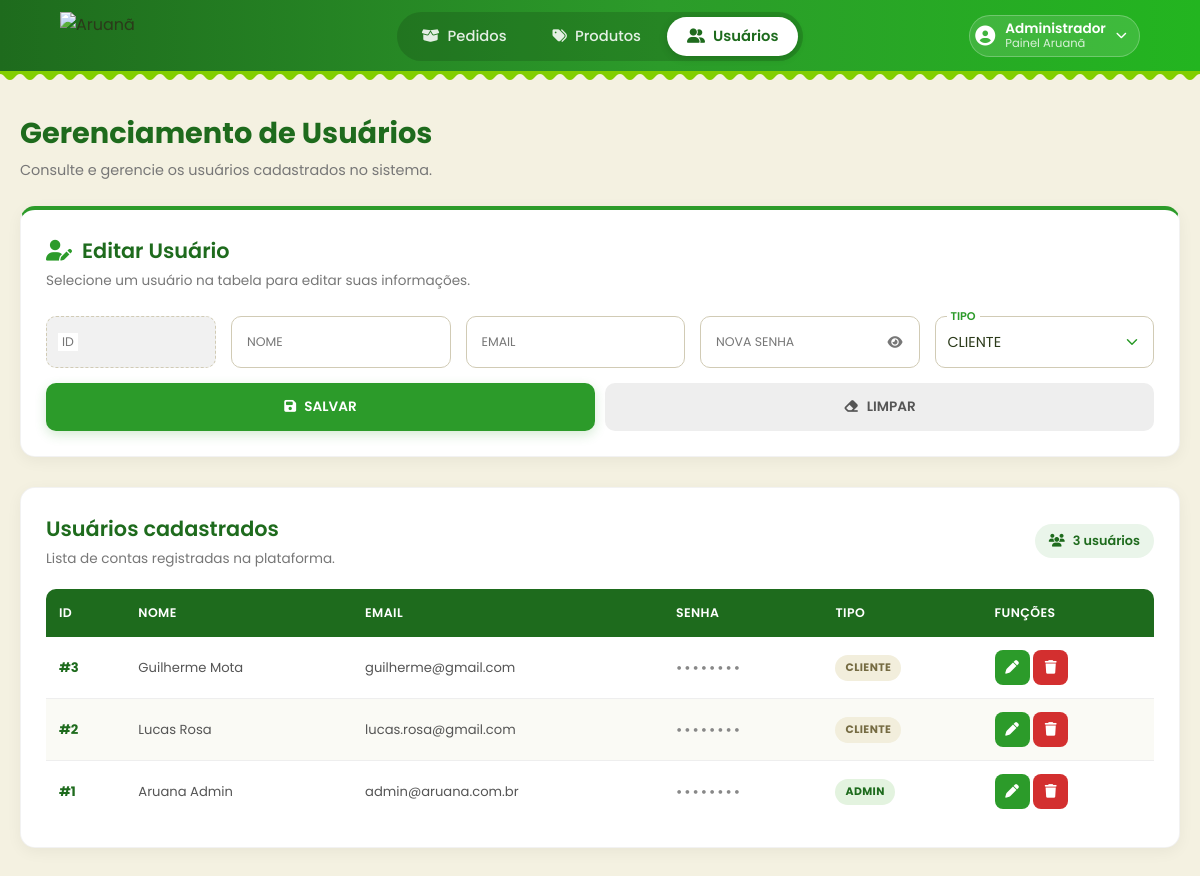
Page /Admin/usuarios/usuarios.php (signed in) on the committed database.
### tables this page shows
CREATE TABLE IF NOT EXISTS usuario (
    id_usuario INT NOT NULL AUTO_INCREMENT PRIMARY KEY,
    nome VARCHAR(100) NOT NULL,
    email VARCHAR(100) NOT NULL UNIQUE,
    senha VARCHAR(255) NOT NULL,
    telefone VARCHAR(20) NULL,
    tipo ENUM('cliente', 'admin') DEFAULT 'cliente',
    data_cadastro DATETIME DEFAULT CURRENT_TIMESTAMP
);

### Admin/usuarios/usuarios.php (the view, shortened to what this page needs)
<?php
include '../../funcoesPHP/connection.php';
$stmt = $pdo->query("SELECT id_usuario, nome, email, senha, tipo FROM usuario ORDER BY id_usuario DESC");
$usuarios = $stmt->fetchAll(PDO::FETCH_ASSOC);
?>
<!DOCTYPE html>
<html lang="pt-br">
<head>
    <link rel="stylesheet" href="style.css">
    <link rel="stylesheet" href="https://cdnjs.cloudflare.com/ajax/libs/font-awesome/6.5.2/css/all.min.css" />
</head>
<body>
<div class="main-content">
    <header class="site-header" id="siteHeader">
        <div class="header-inner">
                <img src="../../assetsGerais/aruanaCabecario.webp" class="logo" alt="Aruanã">
            <nav class="main-nav" id="mainNav" aria-label="Navegação principal">
                <ul class="menu-horizontal">
                    <li>
                        <a href="../pedidos/pedidos.php">
                            <i class="fa-solid fa-box-open"></i> Pedidos
                        </a>
                    </li>
                    <li>
                        <a href="../produtos/produtos-admin.php">
                            <i class="fa-solid fa-tags"></i> Produtos
                        </a>
                    </li>
                    <li>
                        <a href="../usuarios/usuarios.php" class="ativo" aria-current="page">
                            <i class="fa-solid fa-user-group"></i> Usuários
                        </a>
                    </li>
                </ul>
            </nav>
            <div class="profile" id="profile">
                <button type="button" class="profile-btn" id="profileBtn" aria-haspopup="true" aria-expanded="false">
                    <i class="fa-solid fa-circle-user user-avatar"
                                    aria-hidden="true" id="user_avatar" ></i>
                    <span class="profile-text">
                        <span class="profile-name">Administrador</span>
                        <span class="profile-role">Painel Aruanã</span>
                    </span>
                    <i class="fa-solid fa-chevron-down profile-chevron"></i>
                </button>
            </div>
        </div>
    </header>
    <div class="container">
        <div class="title-action-bar">
            <div>
                <h1>Gerenciamento de Usuários</h1>
                <p>Consulte e gerencie os usuários cadastrados no sistema.</p>
            </div>
        </div>
        <section class="edit-form-container">
            <div class="form-heading">
                <h2><i class="fa-solid fa-user-pen"></i> Editar Usuário</h2>
                <p>Selecione um usuário na tabela para editar suas informações.</p>
            </div>
            <form id="editUserForm" method="post" action="../../funcoesPHP/atualizar_usuario.php">
                <div class="form-row">
                    <div class="field-container id-field">
                        <input type="text" name="id_usuario" id="edit_id"
                            placeholder=" " class="input" readonly>
                        <label for="edit_id">ID</label>
                    </div>
                    <div class="field-container">
                        <input type="text" name="nome" id="edit_nome"
                            placeholder=" " class="input" required>
                        <label for="edit_nome">NOME</label>
                    </div>
                    <div class="field-container">
                        <input type="email" name="email" id="edit_email"
                            placeholder=" " class="input" required>
                        <label for="edit_email">EMAIL</label>
                    </div>
                    <div class="field-container password-wrapper">
                        <input type="password" name="senha" id="edit_senha"
                            placeholder=" " class="input">
                        <label for="edit_senha">NOVA SENHA</label>
                        <button type="button" class="toggle-password" id="togglePassword"
                            aria-label="Mostrar senha">
                            <i class="fa-solid fa-eye"></i>
                        </button>
                    </div>
                    <div class="field-container">
                        <select name="tipo" id="edit_tipo" class="input">
                            <option value="cliente">CLIENTE</option>
                        </select>
                        <label for="edit_tipo">TIPO</label>
                    </div>
                    <div class="button-group">
                        <button type="submit" class="save-btn">
                            <i class="fa-solid fa-floppy-disk"></i> SALVAR
                        </button>
                        <button type="button" class="cancel-btn" onclick="limparForm()">
                            <i class="fa-solid fa-eraser"></i> LIMPAR
                        </button>
                    </div>
                </div>
            </form>
        </section>
        <section class="table-section">
            <div class="table-heading">
                <div>
                    <h2>Usuários cadastrados</h2>
                    <p>Lista de contas registradas na plataforma.</p>
                </div>
                <span class="user-count">
                    <i class="fa-solid fa-users"></i>
                    <?php echo count($usuarios); ?> usuários
                </span>
            </div>
            <div class="table-wrapper">
                <table>
                    <thead>
                        <tr>
                            <th>ID</th>
                            <th>Nome</th>
                            <th>Email</th>
                            <th>Senha</th>
                            <th>Tipo</th>
                            <th>Funções</th>
                        </tr>
                    </thead>
                    <tbody>
                        <?php foreach ($usuarios as $usuario): ?>
                            <tr
                                data-id="<?php echo htmlspecialchars($usuario['id_usuario'], ENT_QUOTES, 'UTF-8'); ?>"
                                data-nome="<?php echo htmlspecialchars($usuario['nome'], ENT_QUOTES, 'UTF-8'); ?>"
                                data-email="<?php echo htmlspecialchars($usuario['email'], ENT_QUOTES, 'UTF-8'); ?>"
                                data-tipo="<?php echo htmlspecialchars($usuario['tipo'], ENT_QUOTES, 'UTF-8'); ?>"
                            >
                                <td data-label="ID">
                                    <strong>#<?php echo htmlspecialchars($usuario['id_usuario'], ENT_QUOTES, 'UTF-8'); ?></strong>
                                </td>
                                <td data-label="Nome">
                                    <?php echo htmlspecialchars($usuario['nome'], ENT_QUOTES, 'UTF-8'); ?>
                                </td>
                                <td data-label="Email">
                                    <?php echo htmlspecialchars($usuario['email'], ENT_QUOTES, 'UTF-8'); ?>
                                </td>
                                <td data-label="Senha">
                                    <span class="password-hidden">••••••••</span>
                                </td>
                                <td data-label="Tipo">
                                    <span class="type-badge <?php echo strtolower($usuario['tipo']) === 'admin' ? 'admin' : 'cliente'; ?>">
                                        <?php echo htmlspecialchars(strtoupper($usuario['tipo']), ENT_QUOTES, 'UTF-8'); ?>
                                    </span>
                                </td>
                                <td data-label="Funções" class="actions-cell">
                                    <button type="button" class="edit-btn" title="Editar usuário">
                                        <i class="fa-solid fa-pen"></i>
                                    </button>
                                        <form action="../../funcoesPHP/deletar_usuario_admin.php"
                                            method="POST" class="delete-form"
                                            onsubmit="return confirm('Tem certeza que deseja deletar este usuário?');">
                                        <button type="submit" class="delete-btn" title="Excluir usuário">
                                            <i class="fa-solid fa-trash"></i>
                                        </button>
                                    </form>
                                </td>
                            </tr>
                        <?php endforeach; ?>
                    </tbody>
                </table>
            </div>
        </section>
    </div>
</div>
</body>
</html>

### rows in the picture
usuario: id_usuario "3", nome "Guilherme Mota", email "guilherme@gmail.com", tipo "CLIENTE"
usuario: id_usuario "2", nome "Lucas Rosa", email "lucas.rosa@gmail.com", tipo "CLIENTE"
usuario: id_usuario "1", nome "Aruana Admin", email "admin@aruana.com.br", tipo "ADMIN"

### other values in the picture
count($usuarios) "3"
